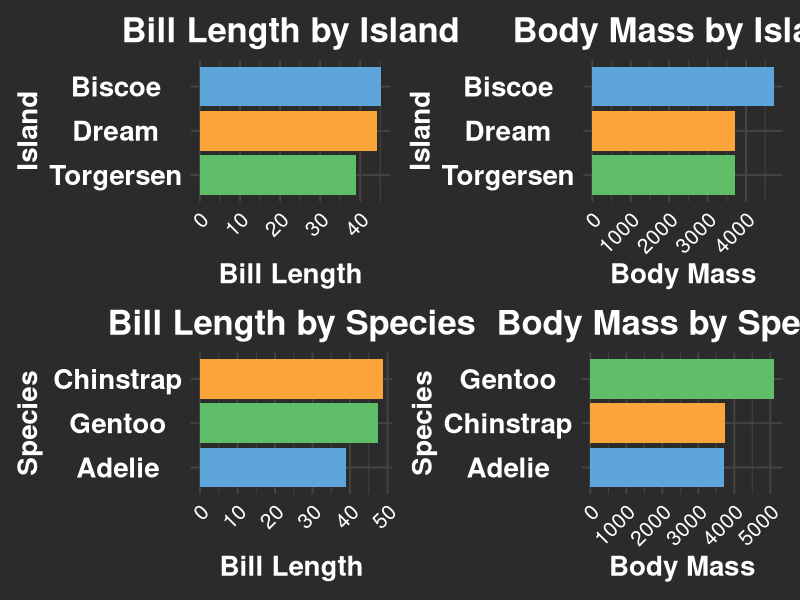

Write R code to recreate this figure.
# Charge libraries
library(tidyverse)
library(palmerpenguins)
library(dplyr)
library(patchwork)

# Charge dataset
View(penguins)

# Clean and manipulate data
data_per_specie = penguins |> 
  drop_na() |> 
  group_by(species) |> 
  summarise(average_bill_length = mean(bill_length_mm), average_body_mass_g = mean(body_mass_g))

data_per_island = penguins |> 
  drop_na() |> 
  group_by(island) |> 
  summarise(average_bill_length = mean(bill_length_mm), average_body_mass_g = mean(body_mass_g))

# Create a data visualization
plot1 = data_per_island |> 
  ggplot() + 
  geom_col(aes(average_bill_length, y = reorder(island, average_bill_length), fill = island)) + 
  scale_fill_manual(values = c("#5DA5DA", "#FAA43A", "#60BD68"))+
  labs(fill = "Island", title = "Bill Length by Island", x = "Bill Length", y = "Island") +
  theme_minimal(base_size = 14) +
  theme(plot.title = element_text(hjust = 0.5, size = 25, face = 'bold', color = 'white'),
axis.text.x = element_text(size = 15, angle = 45, hjust = 1, color = 'white'), 
axis.text.y = element_text(size = 20, hjust = 0.5, face = 'bold', color = 'white'),
axis.title.x = element_text(size = 20, face = 'bold', color = 'white'),
axis.title.y = element_text(size = 20, face = 'bold', color = 'white'),
plot.background = element_rect(fill = "#2B2B2B", color = NA ),
panel.background = element_rect(fill = '#2B2B2B', color = NA),
panel.grid       = element_line(color = "#444444"),
legend.position = "none")

plot2 = data_per_island |> 
  ggplot() + 
  geom_col(aes(average_body_mass_g, y = reorder(island, average_body_mass_g), fill = island)) +
  scale_fill_manual(values = c("#5DA5DA", "#FAA43A", "#60BD68"))+
  labs(fill = "Island", title = "Body Mass by Island", x = "Body Mass", y = "Island") +
  theme_minimal(base_size = 14) +
  theme(plot.title = element_text(hjust = 0.5, size = 25, face = 'bold', color = 'white'),
axis.text.x = element_text(size = 15, angle = 45, hjust = 1, color = 'white'), 
axis.text.y = element_text(size = 20, hjust = 0.5, face = 'bold', color = 'white'),
axis.title.x = element_text(size = 20, face = 'bold', color = 'white'),
axis.title.y = element_text(size = 20, face = 'bold', color = 'white'),
plot.background = element_rect(fill = "#2B2B2B", color = NA ),
panel.background = element_rect(fill = '#2B2B2B', color = NA),
panel.grid       = element_line(color = "#444444"),
legend.position = "none")

plot3 = data_per_specie |> 
  ggplot() + 
  geom_col(aes(average_bill_length, y = reorder(species, average_bill_length), fill = species)) +
  scale_fill_manual(values = c("#5DA5DA", "#FAA43A", "#60BD68"))+
  labs(fill = "Species", title = "Bill Length by Species", x = "Bill Length", y = "Species") +
  theme_minimal(base_size = 14) +
  theme(plot.title = element_text(hjust = 0.5, size = 25, face = 'bold', color = 'white'),
axis.text.x = element_text(size = 15, angle = 45, hjust = 1, color = 'white'), 
axis.text.y = element_text(size = 20, hjust = 0.5, face = 'bold', color = 'white'),
axis.title.x = element_text(size = 20, face = 'bold', color = 'white'),
axis.title.y = element_text(size = 20, face = 'bold', color = 'white'),
plot.background = element_rect(fill = "#2B2B2B", color = NA ),
panel.background = element_rect(fill = '#2B2B2B', color = NA),
panel.grid       = element_line(color = "#444444"),
legend.position = "none")

plot4 = data_per_specie |> 
  ggplot() + 
  geom_col(aes(average_body_mass_g, y = reorder(species, average_body_mass_g), fill = species)) +
  scale_fill_manual(values = c("#5DA5DA", "#FAA43A", "#60BD68"))+
  labs(fill = "Species", title = "Body Mass by Species", x = "Body Mass", y = "Species") +
  theme_minimal(base_size = 14) +
  theme(plot.title = element_text(hjust = 0.5, size = 25, face = 'bold', color = 'white'),
axis.text.x = element_text(size = 15, angle = 45, hjust = 1, color = 'white'), 
axis.text.y = element_text(size = 20, hjust = 0.5, face = 'bold', color = 'white'),
axis.title.x = element_text(size = 20, face = 'bold', color = 'white'),
axis.title.y = element_text(size = 20, face = 'bold', color = 'white'),
plot.background = element_rect(fill = "#2B2B2B", color = NA ),
panel.background = element_rect(fill = '#2B2B2B', color = NA),
panel.grid       = element_line(color = "#444444"),
legend.position = "none")

penguin_dashboard = (plot1 + plot2) / (plot3 + plot4)
penguin_dashboard & theme(plot.background = element_rect(fill = "#2B2B2B", color = NA),
panel.border = element_blank())
